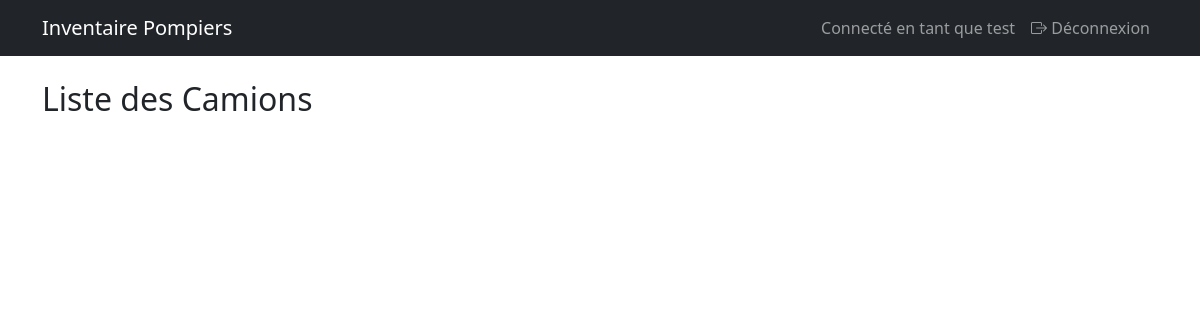
The page /camions (signed in) on the database as committed earlier.
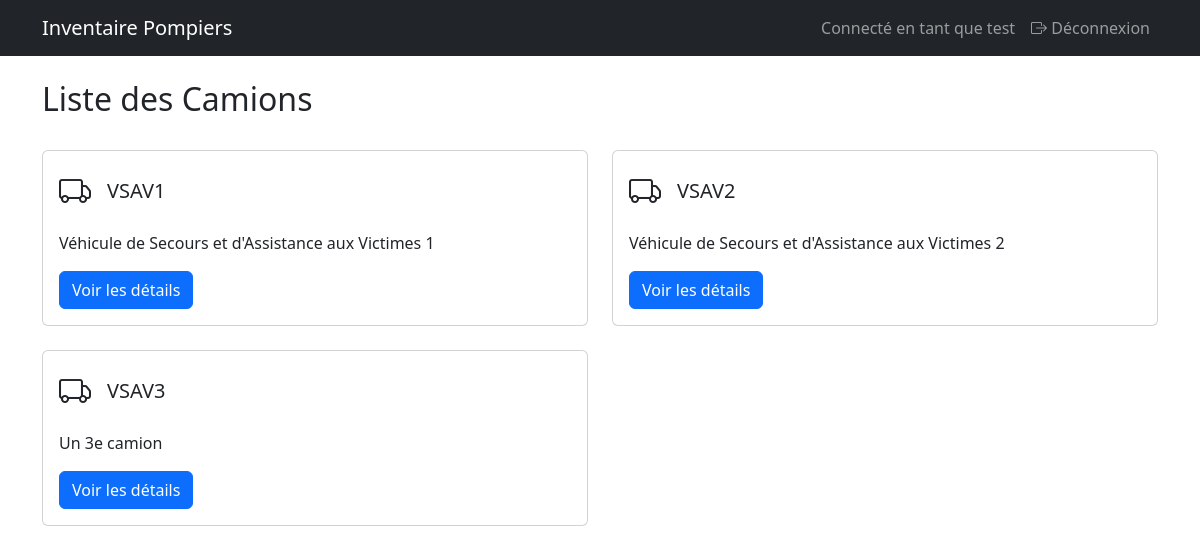
The same page on the database as committed later.
### app.py (models this page shows, shortened)
class User(UserMixin, db.Model):
    id = db.Column(db.Integer, primary_key=True)
    username = db.Column(db.String(80), unique=True, nullable=False)
    password_hash = db.Column(db.String(120), nullable=False)
    is_admin = db.Column(db.Boolean, default=False)
    camions_access = db.relationship('UserCamionAccess', backref='user', lazy=True)

class Camion(db.Model):
    id = db.Column(db.Integer, primary_key=True)
    nom = db.Column(db.String(80), unique=True, nullable=False)
    description = db.Column(db.Text)
    icon_path = db.Column(db.String(255))
    materiels = db.relationship('Materiel', backref='camion', lazy=True)
    user_access = db.relationship('UserCamionAccess', backref='camion', lazy=True)

### app.py (the view)
@app.route('/camions')
@login_required
def liste_camions():
    if current_user.is_admin:
        camions = Camion.query.all()
    else:
        camions = [access.camion for access in current_user.camions_access]
    return render_template('liste_camions.html', camions=camions)

### app.py (called while the page is built)
@login_manager.user_loader
def load_user(user_id):
    return User.query.get(int(user_id))

### templates/liste_camions.html (shortened to what this page needs)
{% extends "base.html" %}
{% block content %}
<div class="d-flex justify-content-between align-items-center mb-4">
    <h2>Liste des Camions</h2>
</div>
<div class="row">
    {% for camion in camions %}
    <div class="col-md-6 mb-4">
        <div class="card h-100">
            <div class="card-body">
                <div class="d-flex align-items-center mb-3">
                    {% if camion.icon_path %}
                    <img src="{{ url_for('static', filename=camion.icon_path) }}" alt="{{ camion.nom }}" class="me-3" style="max-height: 50px;">
                    {% else %}
                    <i class="bi bi-truck me-3" style="font-size: 2rem;"></i>
                    {% endif %}
                    <h5 class="card-title mb-0">{{ camion.nom }}</h5>
                </div>
                {% if camion.description %}
                <p class="card-text">{{ camion.description }}</p>
                {% endif %}
                <div class="d-flex justify-content-between align-items-center">
                    <a href="{{ url_for('detail_camion', camion_id=camion.id) }}" class="btn btn-primary">
                        Voir les détails
                    </a>
                </div>
            </div>
        </div>
    </div>
    {% endfor %}
</div>
{% endblock %}

### templates/base.html (shortened to what this page needs)
<!DOCTYPE html>
<html lang="fr">
<head>
    <link href="https://cdn.jsdelivr.net/npm/bootstrap@5.3.0/dist/css/bootstrap.min.css" rel="stylesheet">
    <link href="https://cdn.jsdelivr.net/npm/bootstrap-icons@1.11.1/font/bootstrap-icons.css" rel="stylesheet">
    <link href="https://cdn.datatables.net/1.13.7/css/dataTables.bootstrap5.min.css" rel="stylesheet">
    <link href="https://cdn.datatables.net/buttons/2.4.2/css/buttons.bootstrap5.min.css" rel="stylesheet">
</head>
<body>
    <nav class="navbar navbar-expand-lg navbar-dark bg-dark">
        <div class="container">
            <a class="navbar-brand" href="{{ url_for('liste_camions') }}">Inventaire Pompiers</a>
            <div class="navbar-nav ms-auto">
                {% if current_user.is_authenticated %}
                    <span class="nav-item nav-link">Connecté en tant que {{ current_user.username }}</span>
                    <a class="nav-item nav-link" href="{{ url_for('logout') }}">
                        <i class="bi bi-box-arrow-right"></i> Déconnexion
                    </a>
                {% endif %}
            </div>
        </div>
    </nav>
    <div class="container mt-4">
        {% block content %}{% endblock %}
    </div>
</body>
</html>

Rows that differ between the two databases and show on the page:
now on this page (row unchanged): Camion: nom "VSAV1", description "Véhicule de Secours et d'Assistance aux Victimes 1"
now on this page (row unchanged): Camion: nom "VSAV2", description "Véhicule de Secours et d'Assistance aux Victimes 2"
added Camion: nom "VSAV3", description "Un 3e camion"
